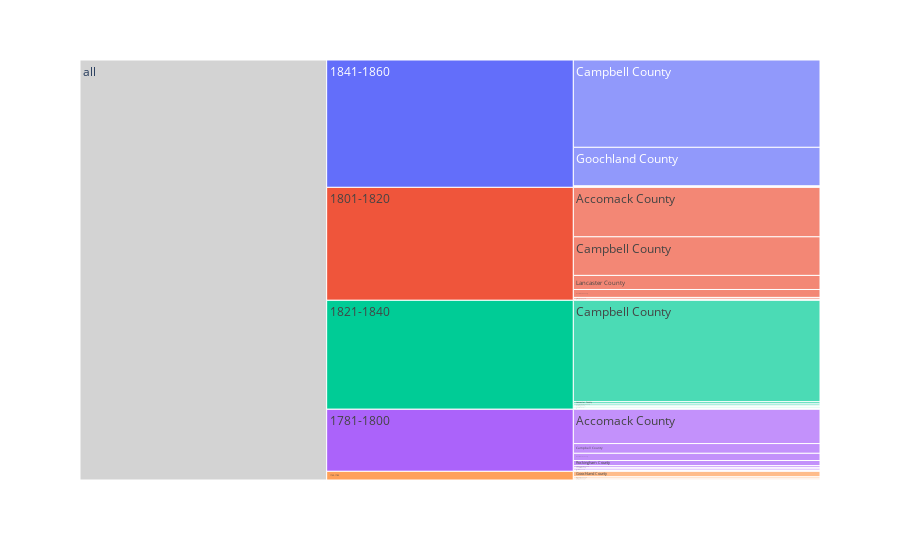

Source (notebook cell):
### Code cell
fig = px.icicle(df, path=[px.Constant("all"), 'Period', 'Locality'],
                values='Slaves')

# fig = px.icicle(df, path=[px.Constant("all"), 'Period', 'Locality'],
#                 values='Slaves', color='Locality')

# fig = px.icicle(df, path=[px.Constant("all"), 'Period', 'Locality', 'Gender'],
#                 values='Slaves', color='Gender')

# fig = px.icicle(df, path=[px.Constant("all"), 'Period', 'Locality', 'Enslaver_Buyer'],
#                 values='Slaves')

# fig = px.icicle(df, path=[px.Constant("all"), 'Period', 'Locality', 'Enslaver_Buyer'],
#                 values='Slaves', color='Age')

# fig = px.icicle(df, path=[px.Constant("all"), 'Period', 'Locality', 'Enslaver_Buyer'],
#                 values='Slaves', color='Age', color_continuous_scale='RdBu')

# fig = px.icicle(df, path=[px.Constant("all"), 'Period', 'Locality'],
#                 values='Slaves', color='Locality')
# fig.update_traces(root_color="lightgrey", tiling=dict(orientation='h', flip='x'))

# fig = px.icicle(df, path=[px.Constant("all"), 'Period', 'Locality'],
#                 values='Slaves', color='Locality')
# fig.update_traces(root_color="lightgrey", tiling=dict(orientation='v', flip='y'))

# fig = px.icicle(df, path=[px.Constant("all"), 'Period', 'Locality'],
#                 values='Slaves', maxdepth=2)
fig.update_traces(root_color="lightgrey", tiling=dict(orientation='h'))

fig.show()

### Figure 1 — Plotly figure (JSON) as saved in the notebook; plotly's stock layout.template omitted (floating-point values rounded to 4 significant figures)
{"data": [{"branchvalues": "total", "domain": {"x": [0, 1], "y": [0, 1]}, "hovertemplate": "labels=%{label}<br>Slaves=%{value}<br>parent=%{parent}<br>id=%{id}<extra></extra>", "ids": ["all/1760-1780/Accomack County", "all/1781-1800/Accomack County", "all/1801-1820/Accomack County", "all/1801-1820/Arlington County", "all/1781-1800/Campbell County", "all/1801-1820/Campbell County", "all/1821-1840/Campbell County", "all/1841-1860/Campbell County", "all/1781-1800/Caroline County", "all/1821-1840/Frederick County", "all/1760-1780/Goochland County", "all/1781-1800/Goochland County", "all/1801-1820/Goochland County", "all/1821-1840/Goochland County", "all/1841-1860/Goochland County", "all/1821-1840/Henry County", "all/1781-1800/Lancaster County", "all/1801-1820/Lancaster County", "all/1821-1840/Lancaster County", "all/1841-1860/Lancaster County", "all/1760-1780/Middlesex County", "all/1781-1800/Middlesex County", "all/1760-1780/Norfolk County", "all/1781-1800/Norfolk County", "all/1801-1820/Norfolk County", "all/1821-1840/Norfolk County", "all/1841-1860/Norfolk County", "all/1781-1800/Petersburg City", "all/1801-1820/Petersburg City", "all/1821-1840/Petersburg City", "all/1781-1800/Prince Edward County", "all/1781-1800/Rockingham County", "all/1841-1860/Rockingham County", "all/1821-1840/Southampton County", "all/1841-1860/Southampton County", "all/1821-1840/Staunton City", "all/1760-1780", "all/1781-1800", "all/1801-1820", "all/1821-1840", "all/1841-1860", "all"], "labels": ["Accomack County", "Accomack County", "Accomack County", "Arlington County", "Campbell County", "Campbell County", "Campbell County", "Campbell County", "Caroline County", "Frederick County", "Goochland County", "Goochland County", "Goochland County", "Goochland County", "Goochland County", "Henry County", "Lancaster County", "Lancaster County", "Lancaster County", "Lancaster County", "Middlesex County", "Middlesex County", "Norfolk County", "Norfolk County", "Norfolk County", "Norfolk County", "Norfolk County", "Petersburg City", "Petersburg City", "Petersburg City", "Prince Edward County", "Rockingham County", "Rockingham County", "Southampton County", "Southampton County", "Staunton City", "1760-1780", "1781-1800", "1801-1820", "1821-1840", "1841-1860", "all"], "name": "", "parents": ["all/1760-1780", "all/1781-1800", "all/1801-1820", "all/1801-1820", "all/1781-1800", "all/1801-1820", "all/1821-1840", "all/1841-1860", "all/1781-1800", "all/1821-1840", "all/1760-1780", "all/1781-1800", "all/1801-1820", "all/1821-1840", "all/1841-1860", "all/1821-1840", "all/1781-1800", "all/1801-1820", "all/1821-1840", "all/1841-1860", "all/1760-1780", "all/1781-1800", "all/1760-1780", "all/1781-1800", "all/1801-1820", "all/1821-1840", "all/1841-1860", "all/1781-1800", "all/1801-1820", "all/1821-1840", "all/1781-1800", "all/1781-1800", "all/1841-1860", "all/1821-1840", "all/1841-1860", "all/1821-1840", "all", "all", "all", "all", "all", ""], "root": {"color": "lightgrey"}, "tiling": {"orientation": "h"}, "type": "icicle", "values": [3, 95, 137, 5, 27, 107, 281, 242, 1, 2, 15, 20, 22, 1, 107, 2, 4, 39, 6, 1, 4, 1, 2, 4, 1, 3, 1, 1, 2, 2, 5, 14, 1, 4, 1, 1, 24, 172, 313, 302, 353, 1164]}], "layout": {"legend": {"tracegroupgap": 0}, "margin": {"t": 60}}}
